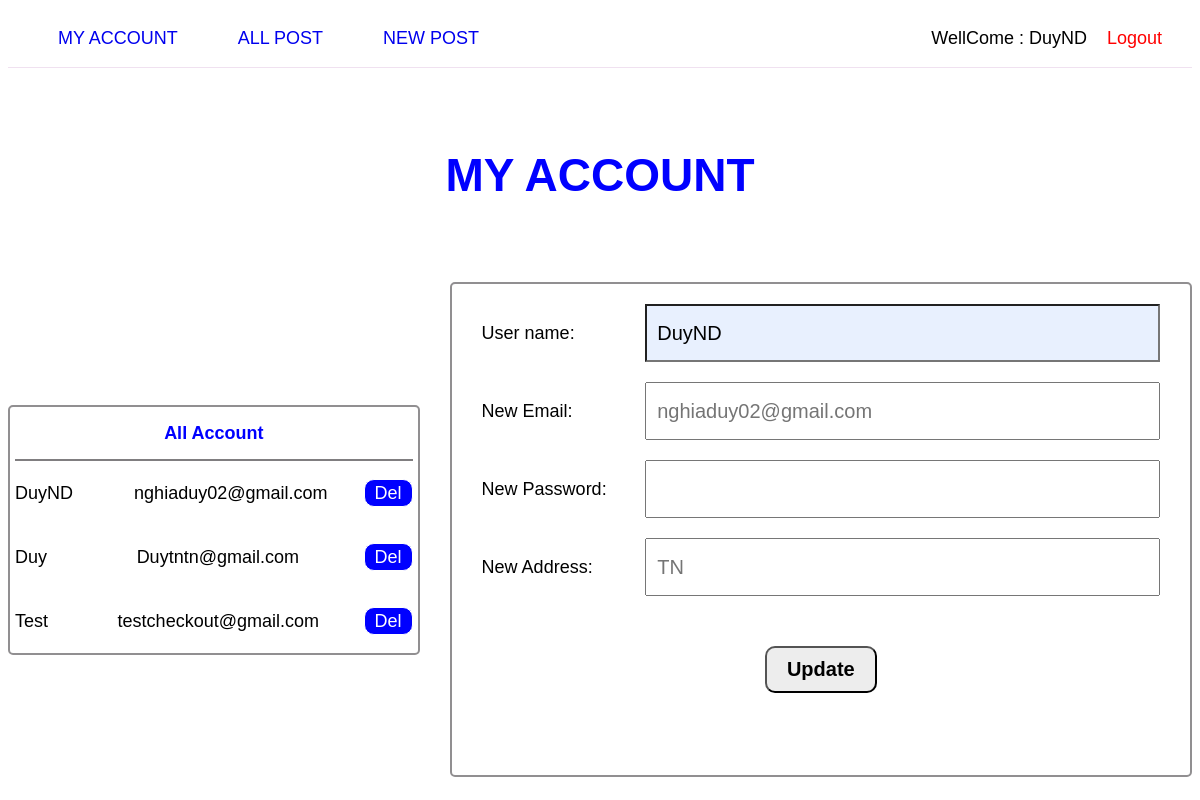
The page /account.php (signed in) on the database its author committed.
### tables this page shows
CREATE TABLE `register` (
  `id` int(6) UNSIGNED NOT NULL,
  `name` varchar(50) NOT NULL,
  `email` varchar(30) NOT NULL,
  `password` varchar(15) NOT NULL,
  `address` varchar(100) DEFAULT NULL
);

### Controller/controller.php (called while the page is built, shortened)
<?php
Class Controller{
	public function account() {
		include 'View/myaccount.php';
	}
}
?>

### account.php (called while the page is built)
<?php
	include_once("Controller/Controller.php");
	$Controller = new Controller();
	$Controller-> account();
?>

### View/myaccount.php (the view, shortened to what this page needs)
<!DOCTYPE html>
<html>
<head>
	<link rel="stylesheet" href="style.css" />
	<?php include 'header.php';?>
</head>
<body class="myaccount">
	<h3>My Account</h3>
	<?php
      	$servername = "localhost";
      	$username = "root";
      	$password = "";
      	$dbname = "phpmysql";
      	$conn = new mysqli($servername, $username, $password, $dbname);
	?>
	<div class="content-myac">
		<div class="ct-left left">
			<div class="title">All Account</div>
			<?php
				if ($conn->connect_error) {
					die("Connection failed: " . $conn->connect_error);
				}
				else
				{
				$sql = "SELECT id, name, email FROM register";
				$result = $conn->query($sql);
					if ($result->num_rows > 0) {
					  while($row = $result->fetch_assoc()) {
					  	echo '<div class="accout-list">';
					    echo "<p>".$row["name"]."</p>";
					    echo "<p>".$row["email"]."</p>";
					    echo "<p class='delete'>Del</p>";
					    ?>
					    <?php
					    echo "</div>";
					  }
					} else {
					  echo "No User";
					}
				}
			 ?>
		</div>
		<div class="ct-right right">
		<?php
			if ($conn->connect_error) {
				die("Connection failed: " . $conn->connect_error);
			}
			else
			{
				$idname = $_SESSION['name'];
				if($_SESSION['loged'] = true){
					$sql = "SELECT name, email, password, address FROM register WHERE name = '$idname'";
					$result = $conn->query($sql);
					if ($result->num_rows > 0) {
						while($row = $result->fetch_assoc()) {
					?>
					<form method="post" action="">
						<ul>
				            <li>
				            	<div class="info">
					               <p>User name:</p>
					               <input type="text" name="name" value="<?php echo $row["name"];?>">
				               </div>
				            </li>
				            <li>
				            	<div class="info">
					               <p>New Email:</p>
					               <input type="text" name="email" placeholder="<?php echo $row["email"];?>">
				               </div>
				            </li>
				            <li>
				            	<div class="info">
					               <p>New Password:</p>
					               <input type="text" name="password" value="">
				               </div>
				            </li>
				            <li>
				            	<div class="info">
					               <p>New Address:</p>
					               <input type="text" name="address" placeholder="<?php echo $row["address"];?>">
					            </div>
				            </li>
				            <li>
				               	<div class="login">
				                  <input type="submit" name="submit" value="Update">
				               	</div>
				            </li>
				            <li><i class="error" style="color: red"><?php echo $mes_acc;?></i></li>
				        </ul>
					</form>
				<?php	}
					}
				}
			}
		 ?>
		</div>
	</div>
</body>
</html>

### style.css (style rules this page uses)
body { box-sizing: border-box; font-family: '', sans-serif; font-size: 18px; line-height: 22px; }
h3 { text-align: center; text-transform: uppercase; color: blue; padding: 50px; font-size: 46px; }
ul { margin: 0; padding: 10px; box-sizing: border-box; }
ul li { width: 100%; padding: 10px 20px; list-style: none; box-sizing: border-box; }
.info { display: flex; }
.info p { width: 25%; }
.info input { width: 75%; font-size: 20px; padding: 0 10px; }
li .login { text-align: center; padding: 30px 0 20px; }
.login input[type="submit"] { font-size: 20px; padding: 10px 20px; border-radius: 10px; background-color: #ededed; font-weight: 600; color: #000; cursor: pointer; }
.ct-left { width: 35%; height: 100%; border: 2px solid #807e80dd; border-radius: 5px; padding: 0 5px; }
.ct-right { width: 65%; border: 2px solid #807e80dd; border-radius: 5px; margin-left: 30px; }
.content-myac { display: flex; align-items: center; width: 100%; max-width: 1200px; margin: 0 auto; }
.ct-left.left .title { width: 100%; padding: 15px 10px; border-bottom: 2px solid #807e80; box-sizing: border-box; color: blue; font-weight: 700; text-align: center; }
.accout-list { display: flex; align-items: center; justify-content: space-between; }
.accout-list p:first-child { margin-right: 25px; }
.myaccount input[name="name"] { pointer-events: none; background-color: #e8f0fe; }
.accout-list p.delete { border: 1px solid; background: #00f; color: #FFF; padding: 2px 10px; border-radius: 10px; cursor: pointer; }

### rows shown on the page
register: name "DuyND", email "nghiaduy02@gmail.com", address "TN"
register: name "Duy", email "Duytntn@gmail.com"
register: name "Test", email "testcheckout@gmail.com"

### other values the page prints
$_SESSION['name'] "DuyND"
